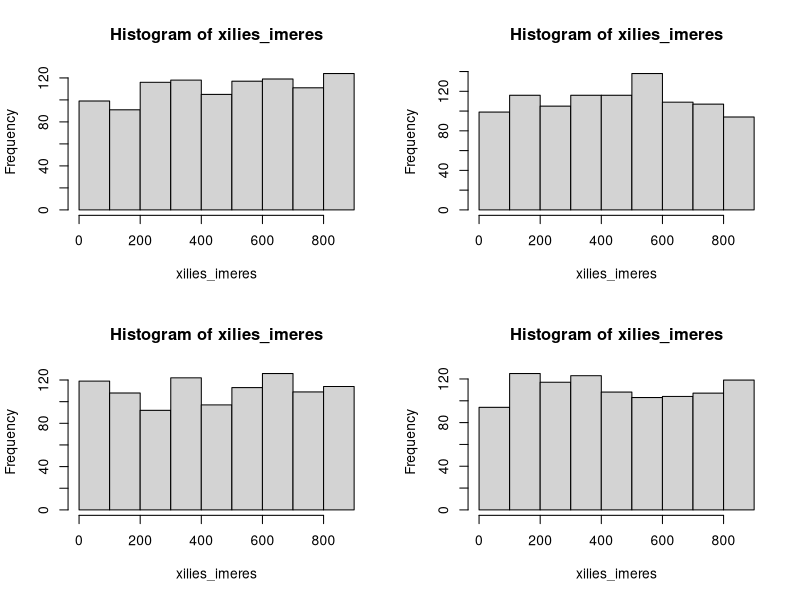

Recreate this plot in R.
## ---- chunk 1
knitr::opts_chunk$set(echo = TRUE)
library(kableExtra)
## ---- chunk 2
rm(list = ls())
## ---- chunk 3
par( mfrow= c(2,2) )
for (i in 1:4) {
  set.seed(100*i)
  xilies_imeres <- runif(1000, min = 0, max = 900) 
  hist(xilies_imeres)
}
## ---- chunk 4
punif(500,  min = 0, max = 900)-punif(400,  min = 0, max = 900)
## ---- chunk 5
punif(237,  min = 0, max = 900)-punif(137,  min = 0, max = 900)
## ---- chunk 6
punif(280,  min = 0, max = 900)-punif(270,  min = 0, max = 900)
